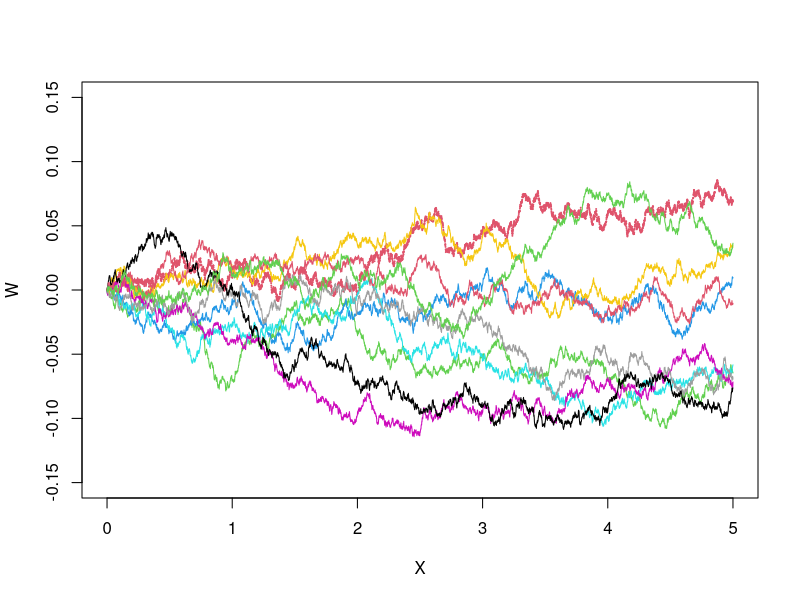

The R script that drew this image:
m <- 10	# No. of paths
n <- 5000	# No of time points
t <- 5
dt <- t/n

X <- seq(0, t, dt)
pal <- palette()

for (i in 1:m) {
	Z <- rnorm(n)
	W <- cumsum(c(0, dt*Z))
	if(i == 1) {
		plot(X, W, ylim=c(-0.15, 0.15), col=pal[i %% 8 + 1], cex=0.0001)
	} else {
		lines(X, W, col=pal[i %% 8 + 1], cex=0.0001)
	}
}

rm(list = ls())